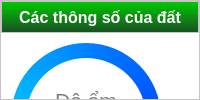
                              <widget class="QFrame" name="Top_Ctrl_frame_1">
                               <property name="styleSheet">
                                <string notr="true">background-color: rgb(255, 255, 255);
</string>
                               </property>
                               <property name="frameShape">
                                <enum>QFrame::StyledPanel</enum>
                               </property>
                               <property name="frameShadow">
                                <enum>QFrame::Raised</enum>
                               </property>
                               <layout class="QVBoxLayout" name="verticalLayout_18">
                                <property name="spacing">
                                 <number>0</number>
                                </property>
                                <property name="leftMargin">
                                 <number>0</number>
                                </property>
                                <property name="topMargin">
                                 <number>0</number>
                                </property>
                                <property name="rightMargin">
                                 <number>0</number>
                                </property>
                                <property name="bottomMargin">
                                 <number>0</number>
                                </property>
                                <item alignment="Qt::AlignTop">
                                 <widget class="QFrame" name="Top_Ctrl_frame1_header">
                                  <property name="styleSheet">
                                   <string notr="true"/>
                                  </property>
                                  <property name="frameShape">
                                   <enum>QFrame::StyledPanel</enum>
                                  </property>
                                  <property name="frameShadow">
                                   <enum>QFrame::Raised</enum>
                                  </property>
                                  <layout class="QVBoxLayout" name="verticalLayout_19">
                                   <property name="spacing">
                                    <number>0</number>
                                   </property>
                                   <property name="leftMargin">
                                    <number>0</number>
                                   </property>
                                   <property name="topMargin">
                                    <number>0</number>
                                   </property>
                                   <property name="rightMargin">
                                    <number>0</number>
                                   </property>
                                   <property name="bottomMargin">
                                    <number>0</number>
                                   </property>
                                   <item>
                                    <widget class="QPushButton" name="Top_Ctrl_header1">
                                     <property name="minimumSize">
                                      <size>
                                       <width>0</width>
                                       <height>30</height>
                                      </size>
                                     </property>
                                     <property name="font">
                                      <font>
                                       <family>Segoe UI</family>
                                       <pointsize>12</pointsize>
                                       <weight>75</weight>
                                       <bold>true</bold>
                                      </font>
                                     </property>
                                     <property name="styleSheet">
                                      <string notr="true">color: rgb(255, 255, 255);
background-color: qlineargradient(spread:pad, x1:0, y1:0, x2:0, y2:1, stop:0 rgba(0, 201, 0, 255), stop:1 rgba(25, 81, 36, 255));
border-bottom-left-radius: 0px;
border-bottom-right-radius: 0px;</string>
                                     </property>
                                     <property name="text">
                                      <string>Các thông số của đất</string>
                                     </property>
                                    </widget>
                                   </item>
                                  </layout>
                                 </widget>
                                </item>
                                <item>
                                 <widget class="QFrame" name="Top_Ctrl_frame1_body">
                                  <property name="sizePolicy">
                                   <sizepolicy hsizetype="Preferred" vsizetype="Expanding">
                                    <horstretch>0</horstretch>
                                    <verstretch>0</verstretch>
                                   </sizepolicy>
                                  </property>
                                  <property name="styleSheet">
                                   <string notr="true">background-color: rgba(0, 0, 0, 0);</string>
                                  </property>
                                  <property name="frameShape">
                                   <enum>QFrame::StyledPanel</enum>
                                  </property>
                                  <property name="frameShadow">
                                   <enum>QFrame::Raised</enum>
                                  </property>
                                  <widget class="QLabel" name="label_29">
                                   <property name="geometry">
                                    <rect>
                                     <x>0</x>
                                     <y>0</y>
                                     <width>170</width>
                                     <height>170</height>
                                    </rect>
                                   </property>
                                   <property name="styleSheet">
                                    <string notr="true">border-radius:85px;

</string>
                                   </property>
                                   <property name="text">
                                    <string/>
                                   </property>
                                  </widget>
                                  <widget class="QLabel" name="label_30">
                                   <property name="geometry">
                                    <rect>
                                     <x>10</x>
                                     <y>10</y>
                                     <width>150</width>
                                     <height>150</height>
                                    </rect>
                                   </property>
                                   <property name="styleSheet">
                                    <string notr="true">border-radius: 75px;
background-color: qconicalgradient(cx:0.5, cy:0.5, angle:270, stop:0.129353 rgba(0, 55, 255, 255), stop:0.467626 rgba(0, 121, 255, 255), stop:0.977218 rgba(0, 255, 251, 255));</string>
                                   </property>
                                   <property name="text">
                                    <string/>
                                   </property>
                                  </widget>
                                  <widget class="QLabel" name="label_31">
                                   <property name="geometry">
                                    <rect>
                                     <x>25</x>
                                     <y>25</y>
                                     <width>120</width>
                                     <height>121</height>
                                    </rect>
                                   </property>
                                   <property name="font">
                                    <font>
                                     <family>Segoe UI</family>
                                     <pointsize>16</pointsize>
                                    </font>
                                   </property>
                                   <property name="styleSheet">
                                    <string notr="true">background-color: rgb(255, 255, 255);
border-radius: 60px;
/*color: qlineargradient(spread:pad, x1:1, y1:1, x2:1, y2:0, stop:0 rgba(171, 171, 171, 255), stop:1 rgba(239, 239, 239, 255));*/
color: qlineargradient(spread:pad, x1:0, y1:0, x2:0, y2:1, stop:0 rgba(0, 201, 0, 255), stop:1 rgba(25, 81, 36, 255));</string>
                                   </property>
                                   <property name="text">
                                    <string>&lt;html&gt;&lt;head/&gt;&lt;body&gt;&lt;p&gt;&lt;span style=&quot; font-size:16pt; color:#7f7f7f;&quot;&gt;Độ ẩm&lt;/span&gt;&lt;/p&gt;&lt;p&gt;&lt;span style=&quot; font-size:14pt; color:#7f7f7f;&quot;&gt;        0&lt;/span&gt;&lt;span style=&quot; font-size:14pt; color:#7f7f7f; vertical-align:super;&quot;&gt;%&lt;/span&gt;&lt;/p&gt;&lt;/body&gt;&lt;/html&gt;</string>
                                   </property>
                                   <property name="alignment">
                                    <set>Qt::AlignCenter</set>
                                   </property>
                                  </widget>
                                  <widget class="QSlider" name="verticalSlider">
                                   <property name="geometry">
                                    <rect>
                                     <x>400</x>
                                     <y>10</y>
                                     <width>22</width>
                                     <height>131</height>
                                    </rect>
                                   </property>
                                   <property name="maximum">
                                    <number>100</number>
                                   </property>
                                   <property name="pageStep">
                                    <number>1</number>
                                   </property>
                                   <property name="orientation">
                                    <enum>Qt::Vertical</enum>
                                   </property>
                                  </widget>
                                  <widget class="QSlider" name="verticalSlider_2">
                                   <property name="geometry">
                                    <rect>
                                     <x>450</x>
                                     <y>10</y>
                                     <width>22</width>
                                     <height>131</height>
                                    </rect>
                                   </property>
                                   <property name="maximum">
                                    <number>14</number>
                                   </property>
                                   <property name="pageStep">
                                    <number>1</number>
                                   </property>
                                   <property name="orientation">
                                    <enum>Qt::Vertical</enum>
                                   </property>
                                  </widget>
                                  <widget class="QLabel" name="label_32">
                                   <property name="geometry">
                                    <rect>
                                     <x>225</x>
                                     <y>10</y>
                                     <width>150</width>
                                     <height>150</height>
                                    </rect>
                                   </property>
                                   <property name="styleSheet">
                                    <string notr="true">border-radius: 75px;
background-color: qconicalgradient(cx:0.5, cy:0.5, angle:270, stop:0 rgba(255, 0, 0, 255), stop:0.175501 rgba(255, 45, 0, 255), stop:0.366313 rgba(255, 208, 0, 255), stop:0.475854 rgba(247, 255, 0, 255), stop:0.639576 rgba(0, 233, 255, 255), stop:0.737338 rgba(0, 181, 255, 255), stop:0.850412 rgba(0, 138, 255, 255), stop:1 rgba(0, 83, 255, 255));</string>
                                   </property>
                                   <property name="text">
                                    <string/>
                                   </property>
                                  </widget>
                                  <widget class="QLabel" name="label_33">
                                   <property name="geometry">
                                    <rect>
                                     <x>215</x>
                                     <y>-10</y>
                                     <width>170</width>
                                     <height>170</height>
                                    </rect>
                                   </property>
                                   <property name="styleSheet">
                                    <string notr="true">border-radius:85px;

</string>
                                   </property>
                                   <property name="text">
                                    <string/>
                                   </property>
                                  </widget>
                                  <widget class="QLabel" name="label_34">
                                   <property name="geometry">
                                    <rect>
                                     <x>240</x>
                                     <y>25</y>
                                     <width>120</width>
                                     <height>120</height>
                                    </rect>
                                   </property>
                                   <property name="font">
                                    <font>
                                     <family>Segoe UI</family>
                                     <pointsize>16</pointsize>
                                    </font>
                                   </property>
                                   <property name="whatsThis">
                                    <string>&lt;html&gt;&lt;head/&gt;&lt;body&gt;&lt;p&gt;&lt;br/&gt;&lt;/p&gt;&lt;/body&gt;&lt;/html&gt;</string>
                                   </property>
                                   <property name="styleSheet">
                                    <string notr="true">background-color: rgb(255, 255, 255);
border-radius: 60px;
color: qlineargradient(spread:pad, x1:1, y1:1, x2:1, y2:0, stop:0 rgba(171, 171, 171, 255), stop:1 rgba(239, 239, 239, 255));</string>
                                   </property>
                                   <property name="text">
                                    <string>&lt;html&gt;&lt;head/&gt;&lt;body&gt;&lt;p&gt;&lt;span style=&quot; color:#ababab;&quot;&gt;Độ PH: 0&lt;/span&gt;&lt;/p&gt;&lt;/body&gt;&lt;/html&gt;</string>
                                   </property>
                                   <property name="alignment">
                                    <set>Qt::AlignCenter</set>
                                   </property>
                                  </widget>
                                  <widget class="QLabel" name="label_35">
                                   <property name="geometry">
                                    <rect>
                                     <x>240</x>
                                     <y>110</y>
                                     <width>120</width>
                                     <height>120</height>
                                    </rect>
                                   </property>
                                   <property name="font">
                                    <font>
                                     <family>Segoe UI</family>
                                     <pointsize>16</pointsize>
                                    </font>
                                   </property>
                                   <property name="whatsThis">
                                    <string>&lt;html&gt;&lt;head/&gt;&lt;body&gt;&lt;p&gt;&lt;br/&gt;&lt;/p&gt;&lt;/body&gt;&lt;/html&gt;</string>
                                   </property>
                                   <property name="styleSheet">
                                    <string notr="true">background-color: rgb(255, 255, 255);
border-radius: 60px;
</string>
                                   </property>
                                   <property name="text">
                                    <string/>
                                   </property>
                                   <property name="alignment">
                                    <set>Qt::AlignCenter</set>
                                   </property>
                                  </widget>
                                  <widget class="QLabel" name="label_36">
                                   <property name="geometry">
                                    <rect>
                                     <x>25</x>
                                     <y>110</y>
                                     <width>120</width>
                                     <height>120</height>
                                    </rect>
                                   </property>
                                   <property name="font">
                                    <font>
                                     <family>Segoe UI</family>
                                     <pointsize>16</pointsize>
                                    </font>
                                   </property>
                                   <property name="whatsThis">
                                    <string>&lt;html&gt;&lt;head/&gt;&lt;body&gt;&lt;p&gt;&lt;br/&gt;&lt;/p&gt;&lt;/body&gt;&lt;/html&gt;</string>
                                   </property>
                                   <property name="styleSheet">
                                    <string notr="true">background-color: rgb(255, 255, 255);
border-radius: 60px;
</string>
                                   </property>
                                   <property name="text">
                                    <string/>
                                   </property>
                                   <property name="alignment">
                                    <set>Qt::AlignCenter</set>
                                   </property>
                                  </widget>
                                  <zorder>label_30</zorder>
                                  <zorder>label_29</zorder>
                                  <zorder>verticalSlider</zorder>
                                  <zorder>verticalSlider_2</zorder>
                                  <zorder>label_32</zorder>
                                  <zorder>label_33</zorder>
                                  <zorder>label_35</zorder>
                                  <zorder>label_36</zorder>
                                  <zorder>label_31</zorder>
                                  <zorder>label_34</zorder>
                                 </widget>
                                </item>
                               </layout>
                              </widget>
